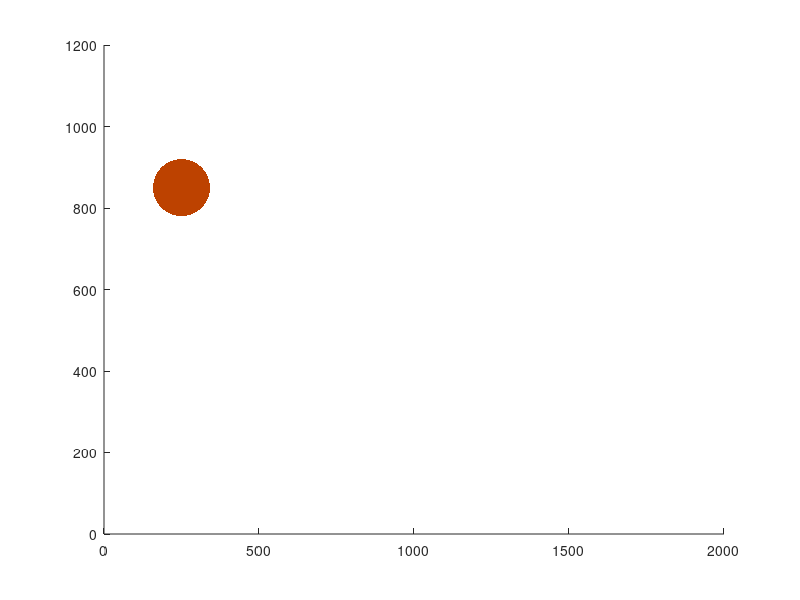

Reproduce this figure in MATLAB.
clear; close all
tic
t = 1;
% This sets up the display. Ideally we want something that is full screen
% and the axes take up the entirety of the screen.
figure;
set(gcf, 'Position', get(0, 'Screensize'));
shg
axes; xlim([0 2000]); ylim([0 1200]);

% This is our "target" position.
txy = [250 850];

% This sets up the colormap
n = 128;
cmap(:,1) = linspace(0,1,n);  %// Red from 1 to 0
cmap(:,2) = linspace(1,0,n);  %// Green from 0 to 1
cmap(:,3) = zeros(n,1);   %// Blue all zero
% This is the lookup table for the distances
% we use this to set each colour (n=128) to a distance.
% The actual distances are then compared to this in order
% to find the right colour.
disttab = linspace(1,1200,128);

%% This is the main loop
while toc<20
    xy(:,t) = get(0, 'PointerLocation'); % This is a much faster way of getting the mouse location
    % Eventually we can replace this with the matleap call to bring in the
    % leapmotion data
    
    % Every 20th of a second we draw. We wait until after 1000 samples have
    % been recorded to start plotting
    if  rem(toc,0.05)<0.01 && (size(xy,2)>1000)
        distx = sqrt((txy(1)-xy(1,end-1000:1:end)).^2+(txy(2)-xy(2,end-1000:1:end)).^2); % Euclid dist
        [dum cind] = min(abs(distx - disttab')); % compare with lookup table. (note the inverse on distab- this makes a
        % nice table you can
        % search for minimums.
        % THIS:
%         scatter(xy(1,end-1000:1:end),xy(2,end-1000:1:end),(1./sqrt(distx))*5e3,cmap(cind,:),'filled'); % Now plot scatter
        %% OR THIS
        scatter(txy(1),txy(2),(1./sqrt(distx(end)))*5e4,cmap(cind(end),:),'filled');
        xlim([0 2000]); ylim([0 1200]);
        drawnow limitrate
    end
    
    tvec(t) = toc;
    t = t+1;
    pause(0.001)
end

disp(sprintf('Test yielded sampling rate of %3.1f Hz',1/mean(diff(tvec))))